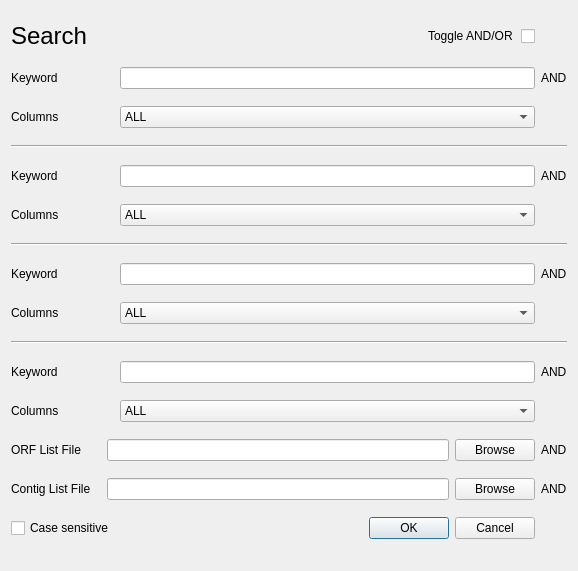
<?xml version="1.0" encoding="UTF-8"?>
<ui version="4.0">
 <class>SearchWidget</class>
 <widget class="QWidget" name="SearchWidget">
  <property name="geometry">
   <rect>
    <x>0</x>
    <y>0</y>
    <width>578</width>
    <height>571</height>
   </rect>
  </property>
  <property name="windowTitle">
   <string>Form</string>
  </property>
  <layout class="QGridLayout" name="gridLayout">
   <item row="0" column="0">
    <widget class="QLabel" name="label_2">
     <property name="maximumSize">
      <size>
       <width>16777215</width>
       <height>35</height>
      </size>
     </property>
     <property name="font">
      <font>
       <pointsize>18</pointsize>
      </font>
     </property>
     <property name="text">
      <string>Search</string>
     </property>
    </widget>
   </item>
   <item row="0" column="2">
    <widget class="QCheckBox" name="andOR">
     <property name="layoutDirection">
      <enum>Qt::RightToLeft</enum>
     </property>
     <property name="text">
      <string>Toggle AND/OR </string>
     </property>
    </widget>
   </item>
   <item row="1" column="0">
    <widget class="QLabel" name="label">
     <property name="text">
      <string>Keyword</string>
     </property>
    </widget>
   </item>
   <item row="1" column="2">
    <widget class="QLineEdit" name="keyword_1"/>
   </item>
   <item row="1" column="3">
    <widget class="QLabel" name="andORlabel_1">
     <property name="sizePolicy">
      <sizepolicy hsizetype="Fixed" vsizetype="Preferred">
       <horstretch>0</horstretch>
       <verstretch>0</verstretch>
      </sizepolicy>
     </property>
     <property name="text">
      <string>AND</string>
     </property>
    </widget>
   </item>
   <item row="2" column="0">
    <widget class="QLabel" name="label_3">
     <property name="text">
      <string>Columns</string>
     </property>
    </widget>
   </item>
   <item row="2" column="2">
    <widget class="QComboBox" name="columnSelect_1">
     <item>
      <property name="text">
       <string>ALL</string>
      </property>
     </item>
    </widget>
   </item>
   <item row="3" column="0" colspan="4">
    <widget class="Line" name="line">
     <property name="orientation">
      <enum>Qt::Horizontal</enum>
     </property>
    </widget>
   </item>
   <item row="4" column="0">
    <widget class="QLabel" name="label_5">
     <property name="text">
      <string>Keyword</string>
     </property>
    </widget>
   </item>
   <item row="4" column="2">
    <widget class="QLineEdit" name="keyword_2"/>
   </item>
   <item row="4" column="3">
    <widget class="QLabel" name="andORlabel_2">
     <property name="sizePolicy">
      <sizepolicy hsizetype="Fixed" vsizetype="Preferred">
       <horstretch>0</horstretch>
       <verstretch>0</verstretch>
      </sizepolicy>
     </property>
     <property name="text">
      <string>AND</string>
     </property>
    </widget>
   </item>
   <item row="5" column="0">
    <widget class="QLabel" name="label_4">
     <property name="text">
      <string>Columns</string>
     </property>
    </widget>
   </item>
   <item row="5" column="2">
    <widget class="QComboBox" name="columnSelect_2">
     <item>
      <property name="text">
       <string>ALL</string>
      </property>
     </item>
    </widget>
   </item>
   <item row="6" column="0" colspan="4">
    <widget class="Line" name="line_2">
     <property name="orientation">
      <enum>Qt::Horizontal</enum>
     </property>
    </widget>
   </item>
   <item row="7" column="0">
    <widget class="QLabel" name="label_9">
     <property name="text">
      <string>Keyword</string>
     </property>
    </widget>
   </item>
   <item row="7" column="2">
    <widget class="QLineEdit" name="keyword_3"/>
   </item>
   <item row="7" column="3">
    <widget class="QLabel" name="andORlabel_3">
     <property name="sizePolicy">
      <sizepolicy hsizetype="Fixed" vsizetype="Preferred">
       <horstretch>0</horstretch>
       <verstretch>0</verstretch>
      </sizepolicy>
     </property>
     <property name="text">
      <string>AND</string>
     </property>
    </widget>
   </item>
   <item row="8" column="0">
    <widget class="QLabel" name="label_10">
     <property name="text">
      <string>Columns</string>
     </property>
    </widget>
   </item>
   <item row="8" column="2">
    <widget class="QComboBox" name="columnSelect_3">
     <item>
      <property name="text">
       <string>ALL</string>
      </property>
     </item>
    </widget>
   </item>
   <item row="9" column="0" colspan="4">
    <widget class="Line" name="line_3">
     <property name="orientation">
      <enum>Qt::Horizontal</enum>
     </property>
    </widget>
   </item>
   <item row="10" column="0">
    <widget class="QLabel" name="label_12">
     <property name="text">
      <string>Keyword</string>
     </property>
    </widget>
   </item>
   <item row="10" column="2">
    <widget class="QLineEdit" name="keyword_4"/>
   </item>
   <item row="10" column="3">
    <widget class="QLabel" name="andORlabel_4">
     <property name="sizePolicy">
      <sizepolicy hsizetype="Fixed" vsizetype="Preferred">
       <horstretch>0</horstretch>
       <verstretch>0</verstretch>
      </sizepolicy>
     </property>
     <property name="text">
      <string>AND</string>
     </property>
    </widget>
   </item>
   <item row="11" column="0">
    <widget class="QLabel" name="label_13">
     <property name="text">
      <string>Columns</string>
     </property>
    </widget>
   </item>
   <item row="11" column="2">
    <widget class="QComboBox" name="columnSelect_4">
     <item>
      <property name="text">
       <string>ALL</string>
      </property>
     </item>
    </widget>
   </item>
   <item row="12" column="0">
    <widget class="QLabel" name="label_6">
     <property name="toolTip">
      <string>&lt;html&gt;&lt;head/&gt;&lt;body&gt;&lt;p&gt;Expectes a text file with the list of contig names sparated by comma, tab or space, presented in a single line or over multiple lines&lt;/p&gt;&lt;/body&gt;&lt;/html&gt;</string>
     </property>
     <property name="text">
      <string>ORF List File</string>
     </property>
    </widget>
   </item>
   <item row="12" column="3">
    <widget class="QLabel" name="andORlabel_5">
     <property name="sizePolicy">
      <sizepolicy hsizetype="Fixed" vsizetype="Preferred">
       <horstretch>0</horstretch>
       <verstretch>0</verstretch>
      </sizepolicy>
     </property>
     <property name="text">
      <string>AND</string>
     </property>
    </widget>
   </item>
   <item row="13" column="0">
    <widget class="QLabel" name="label_7">
     <property name="toolTip">
      <string>&lt;html&gt;&lt;head/&gt;&lt;body&gt;&lt;p&gt;Expectes a text file with the list of contig names sparated by comma, tab or space, presented in a single line or over multiple lines&lt;/p&gt;&lt;/body&gt;&lt;/html&gt;</string>
     </property>
     <property name="text">
      <string>Contig List File</string>
     </property>
    </widget>
   </item>
   <item row="13" column="3">
    <widget class="QLabel" name="andORlabel_6">
     <property name="sizePolicy">
      <sizepolicy hsizetype="Fixed" vsizetype="Preferred">
       <horstretch>0</horstretch>
       <verstretch>0</verstretch>
      </sizepolicy>
     </property>
     <property name="text">
      <string>AND</string>
     </property>
    </widget>
   </item>
   <item row="14" column="0" colspan="2">
    <widget class="QCheckBox" name="caseSensitive">
     <property name="text">
      <string>Case sensitive</string>
     </property>
    </widget>
   </item>
   <item row="14" column="2">
    <widget class="QDialogButtonBox" name="okAndCancel">
     <property name="standardButtons">
      <set>QDialogButtonBox::Cancel|QDialogButtonBox::Ok</set>
     </property>
    </widget>
   </item>
   <item row="12" column="1" colspan="2">
    <layout class="QHBoxLayout" name="horizontalLayout">
     <item>
      <spacer name="horizontalSpacer">
       <property name="orientation">
        <enum>Qt::Horizontal</enum>
       </property>
       <property name="sizeType">
        <enum>QSizePolicy::Minimum</enum>
       </property>
       <property name="sizeHint" stdset="0">
        <size>
         <width>10</width>
         <height>0</height>
        </size>
       </property>
      </spacer>
     </item>
     <item>
      <widget class="QLineEdit" name="orfList">
       <property name="sizePolicy">
        <sizepolicy hsizetype="Expanding" vsizetype="Fixed">
         <horstretch>0</horstretch>
         <verstretch>0</verstretch>
        </sizepolicy>
       </property>
       <property name="toolTip">
        <string>&lt;html&gt;&lt;head/&gt;&lt;body&gt;&lt;p&gt;Expectes a text file with the list of contig names sparated by comma, tab or space, presented in a single line or over multiple lines&lt;/p&gt;&lt;/body&gt;&lt;/html&gt;</string>
       </property>
      </widget>
     </item>
     <item>
      <widget class="QPushButton" name="orfListButton">
       <property name="text">
        <string>Browse</string>
       </property>
      </widget>
     </item>
    </layout>
   </item>
   <item row="13" column="1" colspan="2">
    <layout class="QHBoxLayout" name="horizontalLayout_2">
     <item>
      <spacer name="horizontalSpacer_2">
       <property name="orientation">
        <enum>Qt::Horizontal</enum>
       </property>
       <property name="sizeType">
        <enum>QSizePolicy::Minimum</enum>
       </property>
       <property name="sizeHint" stdset="0">
        <size>
         <width>10</width>
         <height>0</height>
        </size>
       </property>
      </spacer>
     </item>
     <item>
      <widget class="QLineEdit" name="contigList">
       <property name="toolTip">
        <string>&lt;html&gt;&lt;head/&gt;&lt;body&gt;&lt;p&gt;Expectes a text file with the list of contig names sparated by comma, tab or space, presented in a single line or over multiple lines&lt;/p&gt;&lt;/body&gt;&lt;/html&gt;</string>
       </property>
      </widget>
     </item>
     <item>
      <widget class="QPushButton" name="contigListButton">
       <property name="text">
        <string>Browse</string>
       </property>
      </widget>
     </item>
    </layout>
   </item>
  </layout>
 </widget>
 <resources/>
 <connections/>
</ui>
